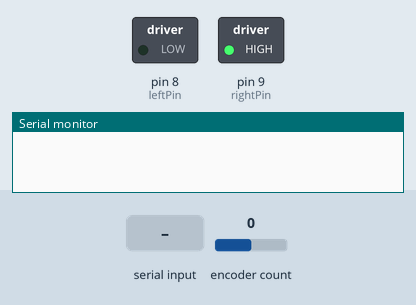
A sketch run on a simulated Arduino Uno, built with avr-gcc and run on an emulated ATmega328P. On the bench: switched loads named in the sketch (green lamp = pin HIGH), the last lines printed to the serial monitor. The test bench sets the inputs (shaded band); at power-on: encoder count 0.

Above: at 1.2 s.
1.3 s: encoder count set to 1
At 1.6 s:
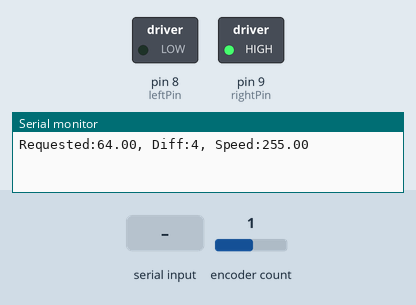
2.8 s: "90,45\n" received over Serial
At 3.5 s:
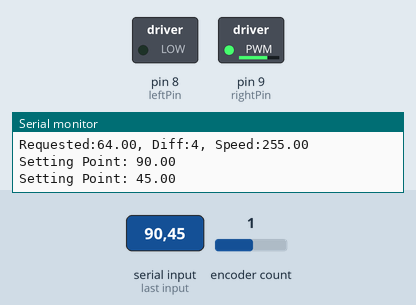
4.3 s: "30,150\n" received over Serial
At 4.6 s:
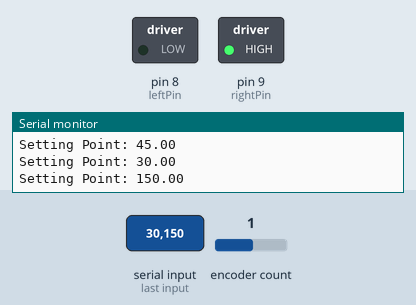
Timing chart, 0 to 7.3 s (numbered marks = the images above; inputs shaded):
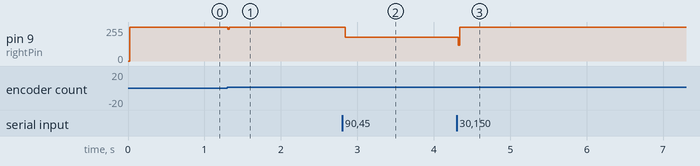

Measured:
- after the input at 1.3 s, pin 9 (rightPin): 255/255 → 240/255 at once, → 255/255 0.02 s later
- after the input at 2.8 s, pin 9 (rightPin): 255/255 → 180/255 at once
- after the input at 4.3 s, pin 9 (rightPin): 180/255 → 255/255 at once

The sketch:

encoder_and_motor_v03.ino
```cpp
#include <Encoder.h>
#include <PID_v1.h>

// Change these two numbers to the pins connected to your encoder.
//   Best Performance: both pins have interrupt capability
//   Good Performance: only the first pin has interrupt capability
//   Low Performance:  neither pin has interrupt capability
Encoder myEnc(2, 3);
//   avoid using pins with LEDs attached

int leftPin = 8;
int rightPin = 9;
int tempVar = 0;

unsigned long previousMillis = 0;
const long interval = 20;

double Pk1 = 0.65;
double Ik1 = 0.0;
double Dk1 = Pk1 * 1;
double Setpoint1, Input1, Output1, Output1a;    // PID variables position

double Pk2 = 4;
double Ik2 = 0;
double Dk2 = 0;
double Setpoint2, Input2, Output2, Output2a;    // PID variables velocity

long encValue;
long lastEncValue;
unsigned long diff = 0;

//PID PID1(&Input1, &Output1, &Setpoint1, Pk1, Ik1 , Dk1, DIRECT);
PID PID2(&Input2, &Output2, &Setpoint2, Pk2, Ik2 , Dk2, DIRECT);

void setup() {
  Serial.begin(9600);

  int result2  = digitalPinToInterrupt(2);
  int result3  = digitalPinToInterrupt(3);

  //PID1.SetMode(AUTOMATIC);
  //PID1.SetOutputLimits(-255, 255);
  //PID1.SetSampleTime(interval);

  PID2.SetMode(AUTOMATIC);
  PID2.SetOutputLimits(-255, 255);
  PID2.SetSampleTime(interval);

  pinMode(leftPin, OUTPUT);
  pinMode(rightPin, OUTPUT);
  Setpoint1 = 100;
  Setpoint2 = 64;
}

int speed = 0;
int dir = 1;
void loop() {
  unsigned long currentMillis = millis();
  if (currentMillis - previousMillis >= interval) {
    previousMillis = currentMillis;
    encValue = myEnc.read();
    diff = abs(encValue - lastEncValue);

    //speed += dir;
    Input1 = encValue;
    //PID1.Compute();

    Input2 = diff;
    PID2.Compute();

    //if(speed > 255 || speed < 0) {
    //   dir = dir * -1;
//}

    if(encValue != lastEncValue) {
    // if(0){
      Serial.print("Requested:");
      Serial.print(Setpoint2);
      Serial.print(", Diff:");
      Serial.print(diff);
      Serial.print(", Speed:");
      Serial.print(abs(Output1a));
    //Serial.print(" Encoder:");
     // Serial.print(encValue);
      Serial.println("");
    }
    lastEncValue = encValue;
    /*
    analogWrite(leftPin, speed);
    digitalWrite(rightPin, LOW);
    */

    if(0){
      Output1a = abs(255);
      Output1a = constrain(Output1a,0,abs(Output2));
      analogWrite(leftPin, Output1a);
      digitalWrite(rightPin, LOW);
    } else {
      Output1a = abs(255);
      Output1a = constrain(Output1a, 0, abs(Output2));
      digitalWrite(leftPin, LOW);
      analogWrite(rightPin, Output1a);
    }
    /*
    if (Output1 == 0){
      digitalWrite(leftPin, LOW);
      digitalWrite(rightPin, LOW);
    }
    */
   if(Serial.available()){
      int test = Serial.parseInt();

      if(test) {
        Setpoint2 = test;
      }
      Serial.print("Setting Point: ");
      Serial.println(Setpoint2);
    }
  }
}
```
